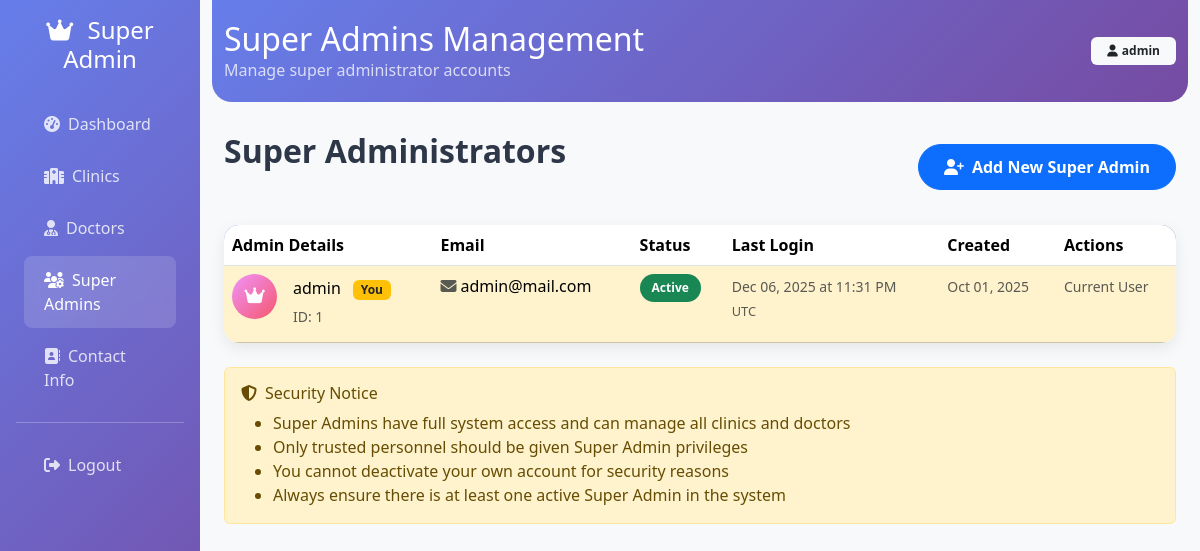
/superadmin/admins (signed in), run on an earlier commit of the app's database.
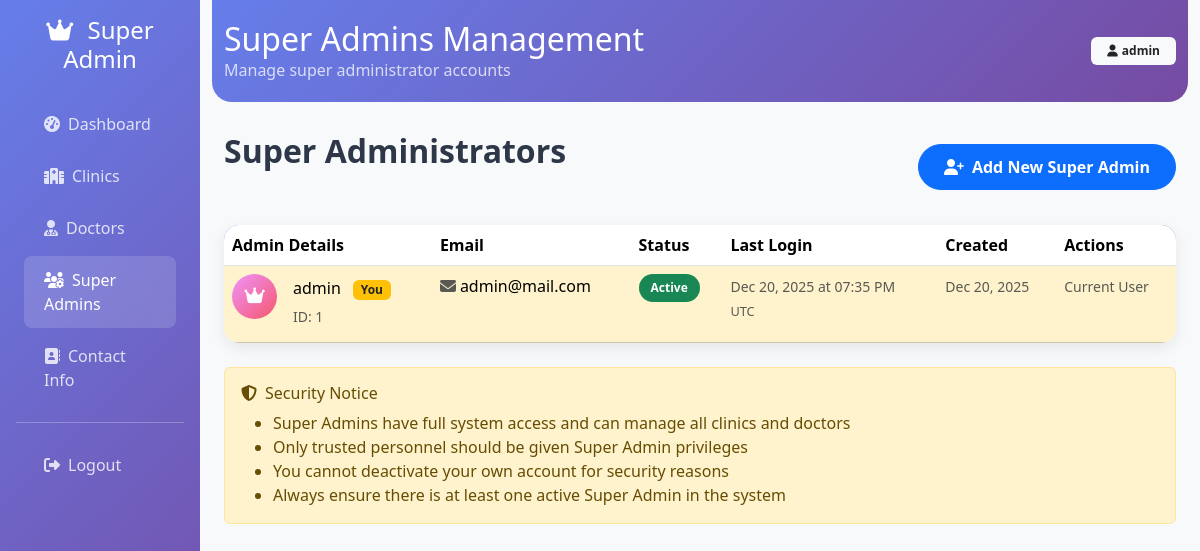
And on a later commit of the database.
### models.py (models this page shows, shortened)
class SuperAdmin(UserMixin, db.Model):
    __tablename__ = 'super_admin'
    id = db.Column(db.Integer, primary_key=True)
    username = db.Column(db.String(80), unique=True, nullable=False)
    email = db.Column(db.String(120), unique=True, nullable=False)
    password_hash = db.Column(db.String(200), nullable=False)
    created_at = db.Column(db.DateTime, default=datetime.utcnow)
    last_login = db.Column(db.DateTime)
    is_active = db.Column(db.Boolean, default=True)

### app.py (the view)
@app.route('/superadmin/admins')
@login_required
def superadmin_admins():
    if not isinstance(current_user, SuperAdmin):
        flash('Access denied. Super Admin privileges required.', 'danger')
        return redirect(url_for('login'))
    admins = SuperAdmin.query.all()
    return render_template('superadmin/admins.html', admins=admins)

### app.py (called while the page is built, shortened)
def convert_to_utc_time(time_obj):
    if time_obj is None:
        return None
    if time_obj.tzinfo is not None:
        return time_obj.astimezone(pytz.utc)
    return pytz.utc.localize(time_obj)

@app.template_filter('utc_time')
def utc_time_filter(time_obj):
    if time_obj is None:
        return None
    utc_time = convert_to_utc_time(time_obj)
    return utc_time

@login_manager.user_loader
def load_user(user_id):
    if user_id.startswith('doctor_'):
        actual_id = int(user_id.replace('doctor_', ''))
        user = Doctor.query.get(actual_id)
        if user:
            return user
    elif user_id.startswith('superadmin_'):
        actual_id = int(user_id.replace('superadmin_', ''))
        user = SuperAdmin.query.get(actual_id)
        if user:
            return user
    return None

### models.py (called while the page is built, shortened)
    @classmethod
    def get_contact_info(cls):
        info = cls.query.first()
        return info

### templates/superadmin/admins.html (shortened to what the changed rows need)
{% extends "superadmin/base.html" %}
{% block header_title %}Super Admins Management{% endblock %}
{% block content %}
<div class="d-flex justify-content-between align-items-center mb-4">
    <h2 class="page-title">Super Administrators</h2>
</div>
<div class="table-custom">
    {% if admins %}
    <table class="table table-hover mb-0">
        <thead>
            <tr>
                <th>Admin Details</th>
                <th>Email</th>
                <th>Status</th>
                <th>Last Login</th>
                <th>Created</th>
                <th>Actions</th>
            </tr>
        </thead>
        <tbody>
            {% for admin in admins %}
            <tr class="{{ 'table-warning' if admin.id == current_user.id }}">
                <td>
                    <div class="d-flex align-items-center">
                        <div class="stats-icon bg-gradient-warning me-3" style="width: 45px; height: 45px; font-size: 18px;">
                            <i class="fas fa-{{ 'crown' if admin.id == current_user.id else 'user-shield' }}"></i>
                        </div>
                        <div>
                            <h6 class="mb-1">
                                {{ admin.username }}
                                {% if admin.id == current_user.id %}
                                <span class="badge bg-warning text-dark ms-2">You</span>
                                {% endif %}
                            </h6>
                            <small class="text-muted">ID: {{ admin.id }}</small>
                        </div>
                    </div>
                </td>
                <td>
                    <i class="fas fa-envelope text-muted me-1"></i>{{ admin.email }}
                </td>
                <td>
                    <span class="badge badge-custom bg-{{ 'success' if admin.is_active else 'danger' }}">
                        {{ 'Active' if admin.is_active else 'Inactive' }}
                    </span>
                </td>
                <td>
                    {% if admin.last_login %}
                    {% set utc_time = admin.last_login | utc_time %}
                    <small class="text-muted">{{ utc_time.strftime('%b %d, %Y at %I:%M %p') if utc_time else 'Never' }}</small>
                    <br><small class="text-muted" style="font-size: 0.8em;">UTC</small>
                    {% else %}
                    <small class="text-muted">Never logged in</small>
                    {% endif %}
                </td>
                <td>
                    <small class="text-muted">{{ admin.created_at.strftime('%b %d, %Y') }}</small>
                </td>
                <td>
                    {% if admin.id != current_user.id %}
                    <button class="btn btn-outline-{{ 'danger' if admin.is_active else 'success' }} btn-sm"
                            onclick="toggleAdminStatus({{ admin.id }}, {{ admin.is_active|lower }}, '{{ admin.username }}')"
                            title="{{ 'Deactivate' if admin.is_active else 'Activate' }}">
                        <i class="fas fa-{{ 'pause' if admin.is_active else 'play' }}"></i>
                        {{ 'Deactivate' if admin.is_active else 'Activate' }}
                    </button>
                    {% else %}
                    <small class="text-muted">Current User</small>
                    {% endif %}
                </td>
            </tr>
            {% endfor %}
        </tbody>
    </table>
    {% endif %}
</div>
{% endblock %}

### templates/superadmin/base.html (shortened to what this page needs)
<!DOCTYPE html>
<html lang="en">
<head>
    <link rel="stylesheet" href="https://cdn.jsdelivr.net/npm/bootstrap@5.3.2/dist/css/bootstrap.min.css">
    <link rel="stylesheet" href="https://cdn.jsdelivr.net/npm/bootstrap-icons@1.11.0/font/bootstrap-icons.css">
    <link rel="stylesheet" href="https://cdnjs.cloudflare.com/ajax/libs/font-awesome/6.4.0/css/all.min.css">
</head>
<body>
    <div class="container-fluid">
        <div class="row">
            <div class="col-md-3 col-lg-2 px-0 sidebar">
                <div class="p-3">
                    <h4 class="text-white text-center mb-4">
                        <i class="fas fa-crown me-2"></i>
                        Super Admin
                    </h4>
                    <nav class="nav flex-column">
                        <a class="nav-link {% if request.endpoint == 'superadmin_dashboard' %}active{% endif %}"
                           href="{{ url_for('superadmin_dashboard') }}">
                            <i class="fas fa-tachometer-alt me-2"></i>Dashboard
                        </a>
                        <a class="nav-link {% if request.endpoint in ['superadmin_clinics', 'superadmin_create_clinic', 'superadmin_clinic_detail'] %}active{% endif %}"
                           href="{{ url_for('superadmin_clinics') }}">
                            <i class="fas fa-hospital me-2"></i>Clinics
                        </a>
                        <a class="nav-link {% if request.endpoint == 'superadmin_doctors' %}active{% endif %}"
                           href="{{ url_for('superadmin_doctors') }}">
                            <i class="fas fa-user-md me-2"></i>Doctors
                        </a>
                        <a class="nav-link {% if request.endpoint in ['superadmin_admins', 'superadmin_create_admin'] %}active{% endif %}"
                           href="{{ url_for('superadmin_admins') }}">
                            <i class="fas fa-users-cog me-2"></i>Super Admins
                        </a>
                        <a class="nav-link {% if request.endpoint == 'superadmin_contact' %}active{% endif %}"
                           href="{{ url_for('superadmin_contact') }}">
                            <i class="fas fa-address-book me-2"></i>Contact Info
                        </a>
                        <hr class="text-white">
                        <a class="nav-link" href="{{ url_for('superadmin_logout') }}">
                            <i class="fas fa-sign-out-alt me-2"></i>Logout
                        </a>
                    </nav>
                </div>
            </div>
            <div class="col-md-9 col-lg-10 main-content">
                <div class="admin-header">
                    <div class="container-fluid">
                        <div class="d-flex justify-content-between align-items-center">
                            <div>
                                <h2 class="mb-0">{% block header_title %}Super Admin Panel{% endblock %}</h2>
                                <p class="mb-0 opacity-75">{% block header_subtitle %}Manage clinics, doctors, and system settings{% endblock %}</p>
                            </div>
                            <div>
                                <span class="badge bg-light text-dark px-3 py-2">
                                    <i class="fas fa-user me-1"></i>{{ current_user.username }}
                                </span>
                            </div>
                        </div>
                    </div>
                </div>
                <div class="container-fluid">
                    {% block content %}{% endblock %}
                </div>
            </div>
        </div>
    </div>
</body>
</html>

What changed in the data, as far as the page shows it:
changed SuperAdmin "admin": utc_time "Dec 06, 2025 at 11:31 PM" → "Dec 20, 2025 at 07:35 PM"; created_at "Oct 01, 2025" → "Dec 20, 2025"
